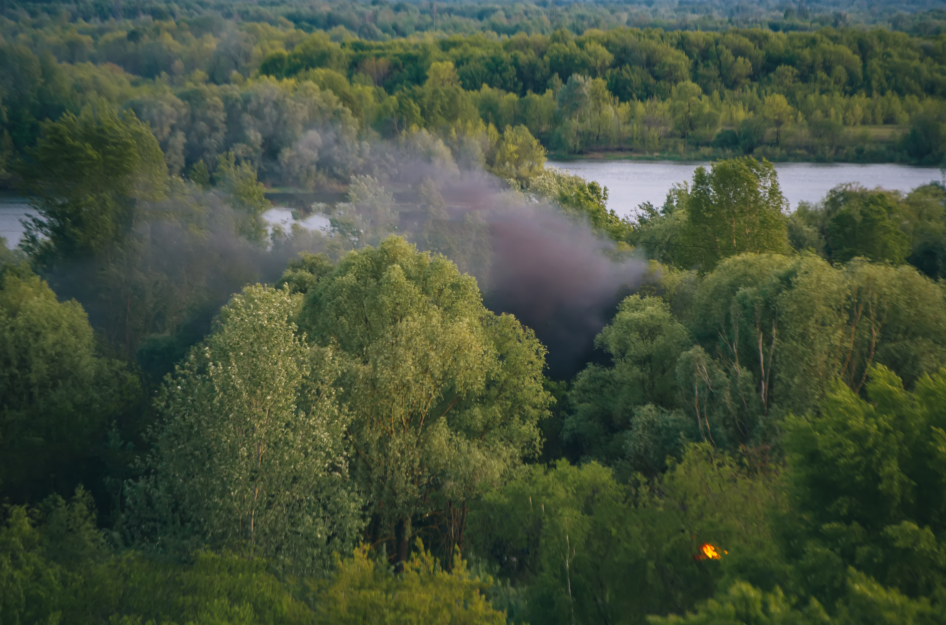
#> input picture input images/sf6.jpeg, 3784 x 2500 px (shown at 1/4 size)
$ python firedetection.py
#> lines starting #> are read from the running program, lines starting #| are printed output that depends on the picture
# ideally could have a program where I could load an image and use cursor to hover over each pixel to tell me what color values it has
#     could also zoom in and out on the image to see more detail, gives option to see in BGR, RGB, HSV etc
#     that could also be put on my github
# test different images with and without fires

import cv2
import numpy as np

#scale, window, and step paramaters
#values should be > 0. should also be <= 1 for reasonable applications, but technically doesn't have to be
scale = 0.1
winWidthp = 0.2 #percentage of the frame width that window width should be
winHeightp = 0.2 #percentage of the frame height that window height should be
stepWidthp = 1 #percentage of the window width that should be stepped over when moving to the next window
stepHeightp = 1 #percentage of the window height that should be stepped over when moving to the next row of windows

fn = "sf6.jpeg"
frame = cv2.imread('./input images/'+fn)
#> frame is the input picture: shape (2500, 3784, 3); mean B, G, R 59.9, 80.8, 69.2
#print("frame height: "+str(len(frame))+", frame width: "+str(len(frame[0])))

#resizing frame based on scale
resized = cv2.resize(frame, None, fx=scale, fy=scale)
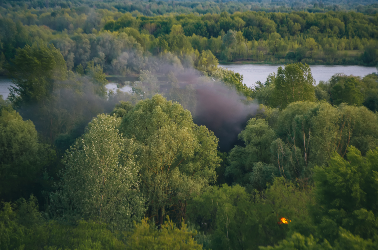
#> resized: shape (250, 378, 3); mean B, G, R 60.1, 81, 69.4
frameHeight = len(resized)
#> frameHeight = 250
frameWidth = len(resized[0])
#> frameWidth = 378
print(f"scaled height: {frameHeight}, scaled width:{frameWidth}")
#| scaled height: 250, scaled width:378
# [8 lines of commented-out code are left out]

boundaries = [[0,50,191],[160,220,255]] #fire boundaries

lower = np.array(boundaries[0])
upper = np.array(boundaries[1])

windowHeight = (int)(winHeightp*frameHeight)
#> windowHeight = 50
windowWidth = (int)(winWidthp*frameWidth)
#> windowWidth = 75
stepHeight = (int)(windowHeight*stepHeightp)
#> stepHeight = 50
stepWidth = (int)(windowWidth*stepWidthp)
#> stepWidth = 75

# #checking if the window/step sizes fit the scaled image, this block can be deleted, doesn't affect functionality
# heightRemainder = ((frameHeight%windowHeight)%stepHeight)
# widthRemainder = ((frameWidth%windowWidth)%stepWidth)
# print(f"heightRemainder: {heightRemainder}, widhtRemainder: {widthRemainder}")

numWindowsProcessed=0 #this can be deleted, doesn't affect program functionality
print(f"winHeight: {windowHeight}, windowWidth: {windowWidth}, stepHeight: {stepHeight}, stepWidth: {stepWidth}")
#| winHeight: 50, windowWidth: 75, stepHeight: 50, stepWidth: 75
pixelThreshold = (int)((frameHeight*frameWidth)/10000) #0.01% of the image
#> pixelThreshold = 9
print(f"pixel threshold: {pixelThreshold}")
#| pixel threshold: 9

# nested loop reads image left to right and top to bottom
heightOutOfBounds = False
for y in range(0,frameHeight,stepHeight):
    yWinLen = y+windowHeight
    yLenNxtWin = yWinLen+stepHeight #height along frame of next window
    if yLenNxtWin>frameHeight: #checking if the window height is out of bounds
        yWinLen+=(windowHeight-(yLenNxtWin-frameHeight)) #adding on to the current window the portion of the next window that's in bounds
        heightOutOfBounds = True
    widthOutOfBounds = False
    for x in range(0,frameWidth,stepWidth):
        xWinLen = x+windowWidth
        xLenNxtWin = xWinLen+stepWidth
        if xLenNxtWin>frameWidth:
            xWinLen+=(windowWidth-(xLenNxtWin-frameWidth))
            widthOutOfBounds = True
        window = resized[y:(yWinLen),x:(xWinLen)]
        print(f"height: {len(window)}, width: {len(window[0])}: [{y}:{yWinLen},{x}:{xWinLen}]")
        mask = cv2.inRange(window, lower, upper)
        numRed = cv2.countNonZero(mask)
        if numRed>pixelThreshold:
            print(f"fire detected, numRed={numRed}, range=[{y}:{yWinLen},{x}:{xWinLen}]")
            # cv2.imshow("window",window)
            # cv2.waitKey(0)
        numWindowsProcessed+=1
        if widthOutOfBounds: break
    if heightOutOfBounds: break
#> this loop made 5 passes
#> (yWinLen, yLenNxtWin) on passes 1 to 5: (50, 100), (100, 150), (150, 200), (200, 250), (250, 300)
#> (printed output is left out)
#> mask: shape (50, 78); every value is 0
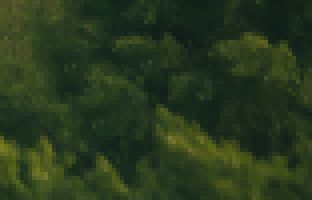
#> window: shape (50, 78, 3) (shown 4 times larger); mean B, G, R 29.1, 56.1, 40.1
#> after the loop, numWindowsProcessed = 25

print(f"number of windows processed: {numWindowsProcessed}")
#| number of windows processed: 25

# [14 lines of commented-out code are left out]

cv2.destroyAllWindows()

$ run again, with input images/hazmonDB1.jpeg copied over input images/sf6.jpeg
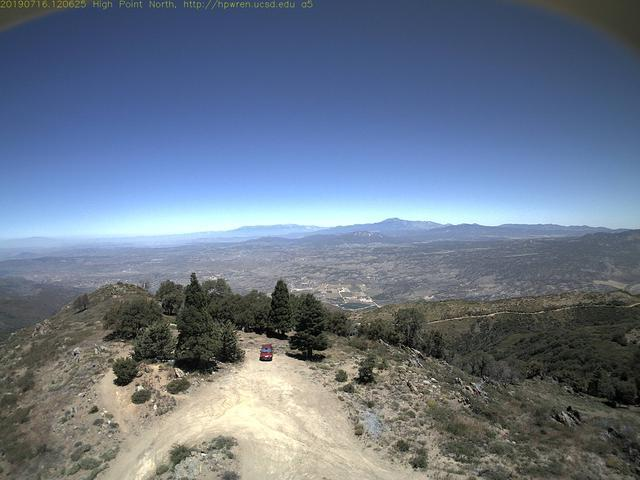
#> input picture input images/hazmonDB1.jpeg, 640 x 480 px
#> frame is the input picture: shape (480, 640, 3); mean B, G, R 136.5, 118.4, 105.5
#> `resized = cv2.resize(frame, None, fx=scale, fy=scale)`:
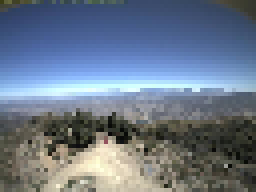
#> resized: shape (48, 64, 3) (shown 4 times larger); mean B, G, R 136.7, 118.9, 106
#> frameHeight = 48
#> frameWidth = 64
#| scaled height: 48, scaled width:64
#> windowHeight = 9
#> windowWidth = 12
#> stepHeight = 9
#> stepWidth = 12
#| winHeight: 9, windowWidth: 12, stepHeight: 9, stepWidth: 12
#> pixelThreshold = 0
#| pixel threshold: 0
#> the loop `for y in range(0,frameHeight,stepHeight):` made 5 passes
#> (yWinLen, yLenNxtWin) on passes 1 to 5: (9, 18), (18, 27), (27, 36), (36, 45), (48, 54)
#> (printed output is left out)
#> after the loop `for y in range(0,frameHeight,stepHeight):`: numWindowsProcessed = 25
#| number of windows processed: 25

$ run again, with input images/hazmonDB2.jpeg copied over input images/sf6.jpeg
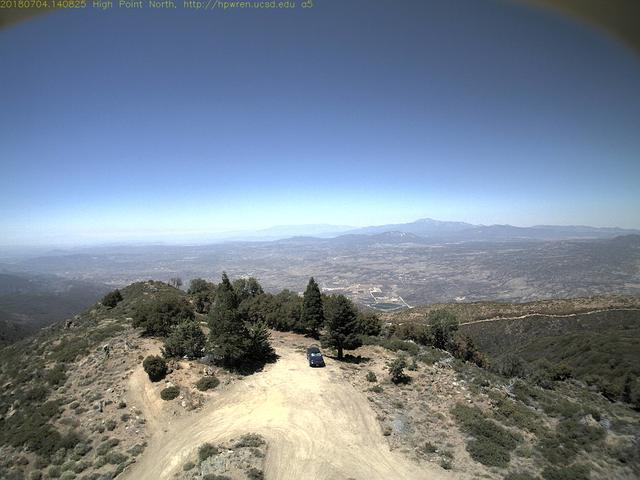
#> input picture input images/hazmonDB2.jpeg, 640 x 480 px
#> frame is the input picture: shape (480, 640, 3); mean B, G, R 144.7, 131.3, 119.3
#> `resized = cv2.resize(frame, None, fx=scale, fy=scale)`:
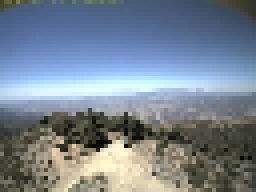
#> resized: shape (48, 64, 3) (shown 4 times larger); mean B, G, R 145, 131.7, 119.8
#> frameHeight = 48
#> frameWidth = 64
#| scaled height: 48, scaled width:64
#> windowHeight = 9
#> windowWidth = 12
#> stepHeight = 9
#> stepWidth = 12
#| winHeight: 9, windowWidth: 12, stepHeight: 9, stepWidth: 12
#> pixelThreshold = 0
#| pixel threshold: 0
#> the loop `for y in range(0,frameHeight,stepHeight):` made 5 passes
#> (yWinLen, yLenNxtWin) on passes 1 to 5: (9, 18), (18, 27), (27, 36), (36, 45), (48, 54)
#> (printed output is left out)
#> after the loop `for y in range(0,frameHeight,stepHeight):`: numWindowsProcessed = 25
#| number of windows processed: 25
